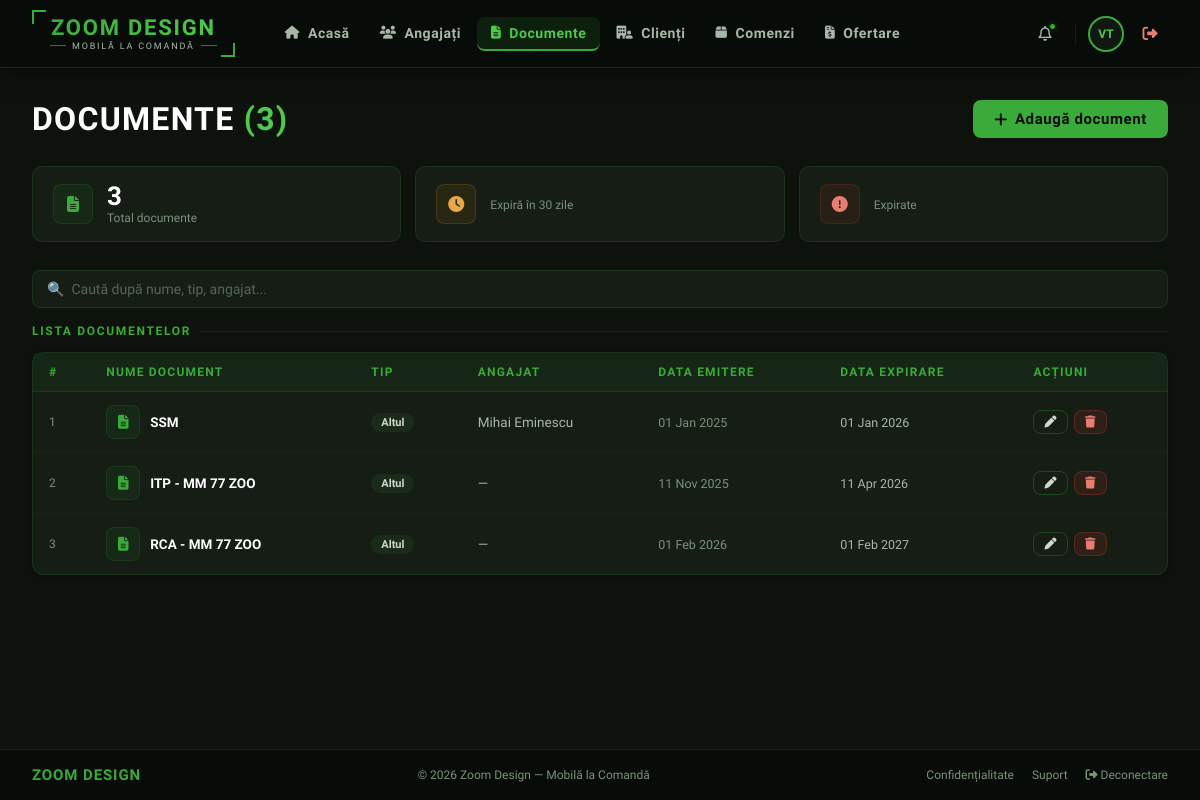
The app's page /documente/ (signed in) with its own data.
### documente/models.py (models this page shows, shortened)
class Document(models.Model):
    TIP_CHOICES = [
        ('contract', 'Contract'),
        ('revizie',  'Revizie medicală'),
        ('autorizatie', 'Autorizație'),
        ('alt', 'Altul'),
    ]
    nume          = models.CharField(max_length=200)
    tip           = models.CharField(max_length=50, choices=TIP_CHOICES)
    angajat       = models.ForeignKey(Angajat, on_delete=models.SET_NULL, null=True, blank=True)
    data_emitere  = models.DateField()
    data_expirare = models.DateField(null=True, blank=True)
    fisier        = models.FileField(upload_to='documente/', blank=True)
    observatii    = models.TextField(blank=True)
    class Meta:
        verbose_name = "Document"
        verbose_name_plural = "Documente"
        ordering = ['data_expirare']

### angajati/models.py (models this page shows)
class Angajat(models.Model):
    nume        = models.CharField(max_length=100)
    prenume     = models.CharField(max_length=100)
    email       = models.EmailField(unique=True)
    telefon     = models.CharField(max_length=20, blank=True)
    functie     = models.CharField(max_length=100)
    departament = models.CharField(max_length=100, blank=True)
    data_angajare = models.DateField()
    activ       = models.BooleanField(default=True)
    def __str__(self):
        return f"{self.prenume} {self.nume}"
    class Meta:
        verbose_name = "Angajat"
        verbose_name_plural = "Angajati"
        ordering = ['nume']

### documente/views.py (the view)
# urls.py: path('',               views.DocumenteListView.as_view(),  name='documente'),
class DocumenteListView(LoginRequiredMixin, ListView):
    model = Document
    template_name = 'documente/documente_list.html'
    context_object_name = 'documente'
    login_url = '/login/'

### templates/documente/documente_list.html (shortened to what this page needs)
{% extends 'base.html' %}
{% block nav_documente %}active{% endblock %}
{% block content %}
<div class="page-header">
  <h1>Documente <span>({{ documente|length }})</span></h1>
  <a href="{% url 'document_adauga' %}" class="btn btn-green"><i class="fa-solid fa-plus"></i> Adaugă document</a>
</div>
<div class="stats-row">
  <div class="stat-mini">
    <div class="stat-mini-icon"><i class="fa-solid fa-file-lines"></i></div>
    <div><div class="stat-mini-val">{{ documente|length }}</div><div class="stat-mini-label">Total documente</div></div>
  </div>
  <div class="stat-mini">
    <div class="stat-mini-icon" style="color:#e8a84a;background:rgba(200,130,10,0.1);border-color:rgba(200,130,10,0.2);"><i class="fa-solid fa-clock"></i></div>
    <div><div class="stat-mini-val" style="color:#e8a84a;">{{ documente_expira }}</div><div class="stat-mini-label">Expiră în 30 zile</div></div>
  </div>
  <div class="stat-mini">
    <div class="stat-mini-icon" style="color:#e87d72;background:rgba(192,57,43,0.1);border-color:rgba(192,57,43,0.2);"><i class="fa-solid fa-circle-exclamation"></i></div>
    <div><div class="stat-mini-val" style="color:#e87d72;">{{ documente_expirate }}</div><div class="stat-mini-label">Expirate</div></div>
  </div>
</div>
<input class="search-input" type="text" id="searchInput" placeholder="🔍  Caută după nume, tip, angajat..."/>
<div class="section-label">Lista documentelor</div>
<div class="card">
  <div class="table-wrap">
    <table id="documenteTable">
      <thead>
        <tr>
          <th>#</th><th>Nume document</th><th>Tip</th><th>Angajat</th><th>Data emitere</th><th>Data expirare</th><th>Acțiuni</th>
        </tr>
      </thead>
      <tbody>
        {% for doc in documente %}
        <tr>
          <td style="color:var(--slate-400);font-size:12px;">{{ forloop.counter }}</td>
          <td>
            <div style="display:flex;align-items:center;gap:10px;">
              <div style="width:34px;height:34px;border-radius:8px;background:rgba(45,138,45,0.1);border:1px solid rgba(45,138,45,0.2);display:flex;align-items:center;justify-content:center;color:var(--green-mid);font-size:14px;">
                <i class="fa-solid fa-file-lines"></i>
              </div>
              <span style="font-weight:600;color:var(--white);">{{ doc.nume }}</span>
            </div>
          </td>
          <td><span class="badge badge-info">{{ doc.get_tip_display }}</span></td>
          <td style="color:var(--slate-300);">{{ doc.angajat|default:"—" }}</td>
          <td style="color:var(--slate-400);font-size:12.5px;">{{ doc.data_emitere|date:"d M Y"|default:"—" }}</td>
          <td>
            {% if doc.data_expirare %}
              <span style="font-size:12.5px;color:var(--slate-300);">{{ doc.data_expirare|date:"d M Y" }}</span>
            {% else %}—{% endif %}
          </td>
          <td>
            <div style="display:flex;gap:6px;">
              <a href="{% url 'document_edit' doc.pk %}" class="btn btn-outline" style="padding:5px 10px;font-size:12px;"><i class="fa-solid fa-pen"></i></a>
              <a href="{% url 'document_delete' doc.pk %}" class="btn" style="padding:5px 10px;font-size:12px;background:rgba(192,57,43,0.15);border-color:rgba(192,57,43,0.3);color:#e87d72;"><i class="fa-solid fa-trash"></i></a>
            </div>
          </td>
        </tr>
        {% endfor %}
      </tbody>
    </table>
  </div>
</div>
{% endblock %}

### templates/base.html (shortened to what this page needs)
<!DOCTYPE html>
<html lang="ro">
<head>
  {% load static %}
  <link rel="stylesheet" href="https://cdnjs.cloudflare.com/ajax/libs/font-awesome/6.5.0/css/all.min.css"/>
</head>
<body>
  <header class="topbar">
    <div class="brand-logo">
      <div class="logo-box">
        <div class="logo-inner">
          <div class="logo-name">Zoom Design</div>
          <div class="logo-tagline">Mobilă la Comandă</div>
        </div>
      </div>
    </div>
    <nav class="topbar-nav">
      <a href="{% url 'home' %}"      class="nav-link {% block nav_home %}{% endblock %}"><i class="fa-solid fa-house"></i> Acasă</a>
      <a href="{% url 'angajati' %}"  class="nav-link {% block nav_angajati %}{% endblock %}"><i class="fa-solid fa-users"></i> Angajați</a>
      <a href="{% url 'documente' %}" class="nav-link {% block nav_documente %}{% endblock %}"><i class="fa-solid fa-file-lines"></i> Documente</a>
      <a href="{% url 'clienti' %}"   class="nav-link {% block nav_clienti %}{% endblock %}"><i class="fa-solid fa-building-user"></i> Clienți</a>
      <a href="{% url 'comenzi' %}"   class="nav-link {% block nav_comenzi %}{% endblock %}"><i class="fa-solid fa-box"></i> Comenzi</a>
      <a href="{% url 'ofertare' %}"  class="nav-link {% block nav_ofertare %}{% endblock %}"><i class="fa-solid fa-file-invoice-dollar"></i> Ofertare</a>
    </nav>
    <div class="topbar-right">
      <div class="tb-icon" title="Notificări">
        <i class="fa-regular fa-bell"></i>
        <span class="notif-dot"></span>
      </div>
      <div class="topbar-avatar" title="{{ user.get_full_name|default:user.username }}">
        {% if user.is_authenticated %}
          {{ user.first_name|first|upper }}{{ user.last_name|first|upper }}
        {% else %}
          <i class="fa-solid fa-user" style="font-size:11px"></i>
        {% endif %}
      </div>
      {% if user.is_authenticated %}
      <a href="{% url 'logout' %}" class="tb-icon" title="Deconectare" style="color:#e87d72;">
        <i class="fa-solid fa-right-from-bracket"></i>
      </a>
      {% endif %}
    </div>
  </header>
  <div class="page-wrap">
    <main class="page-content">
      {% block content %}{% endblock %}
    </main>
    <footer class="footer">
      <div class="footer-logo">ZOOM DESIGN</div>
      <span>&copy; {% now "Y" %} Zoom Design — Mobilă la Comandă</span>
      <div class="footer-links">
        <a href="#">Confidențialitate</a>
        <a href="#">Suport</a>
        <a href="{% url 'logout' %}"><i class="fa-solid fa-right-from-bracket"></i> Deconectare</a>
      </div>
    </footer>
  </div>
</body>
</html>

### templates/documente/documente_list.html (style rules this page uses)
.page-header { display:flex; align-items:center; justify-content:space-between; margin-bottom:28px; }
.page-header h1 { font-family:'Rajdhani',sans-serif; font-size:32px; font-weight:700; color:var(--white); text-transform:uppercase; letter-spacing:0.04em; }
.page-header h1 span { color:var(--green-light); }
.section-label { font-family:'Rajdhani',sans-serif; font-size:12px; font-weight:700; letter-spacing:0.14em; text-transform:uppercase; color:var(--green-mid); margin-bottom:14px; display:flex; align-items:center; gap:10px; }
.section-label::after { content:''; flex:1; height:1px; background:rgba(45,138,45,0.2); }
.stats-row { display:grid; grid-template-columns:repeat(3,1fr); gap:14px; margin-bottom:28px; }
.stat-mini { background:var(--dark-card); border:1px solid rgba(45,138,45,0.2); border-radius:10px; padding:16px 20px; display:flex; align-items:center; gap:14px; }
.stat-mini-icon { width:40px; height:40px; border-radius:8px; background:rgba(45,138,45,0.1); border:1px solid rgba(45,138,45,0.2); display:flex; align-items:center; justify-content:center; font-size:16px; color:var(--green-mid); flex-shrink:0; }
.stat-mini-val { font-family:'Rajdhani',sans-serif; font-size:26px; font-weight:700; color:var(--white); line-height:1; }
.stat-mini-label { font-size:12px; color:var(--slate-400); margin-top:2px; }
.search-input { width:100%; background:var(--dark-card); border:1.5px solid rgba(45,138,45,0.2); border-radius:8px; padding:10px 14px; font-size:14px; font-family:'Mulish',sans-serif; color:var(--white); outline:none; margin-bottom:16px; transition:border-color 0.18s; }
.search-input::placeholder { color:var(--slate-500); }

### records on screen
Document: nume "SSM", tip "Altul", angajat "Mihai Eminescu", data_emitere "01 Jan 2025", data_expirare "01 Jan 2026"
Document: nume "ITP - MM 77 ZOO", tip "Altul", angajat "—", data_emitere "11 Nov 2025", data_expirare "11 Apr 2026"
Document: nume "RCA - MM 77 ZOO", tip "Altul", angajat "—", data_emitere "01 Feb 2026", data_expirare "01 Feb 2027"

### other values on screen
{{ user.first_name|first|upper }} "V"
{{ user.last_name|first|upper }} "T"
{{ documente|length }} "3"
